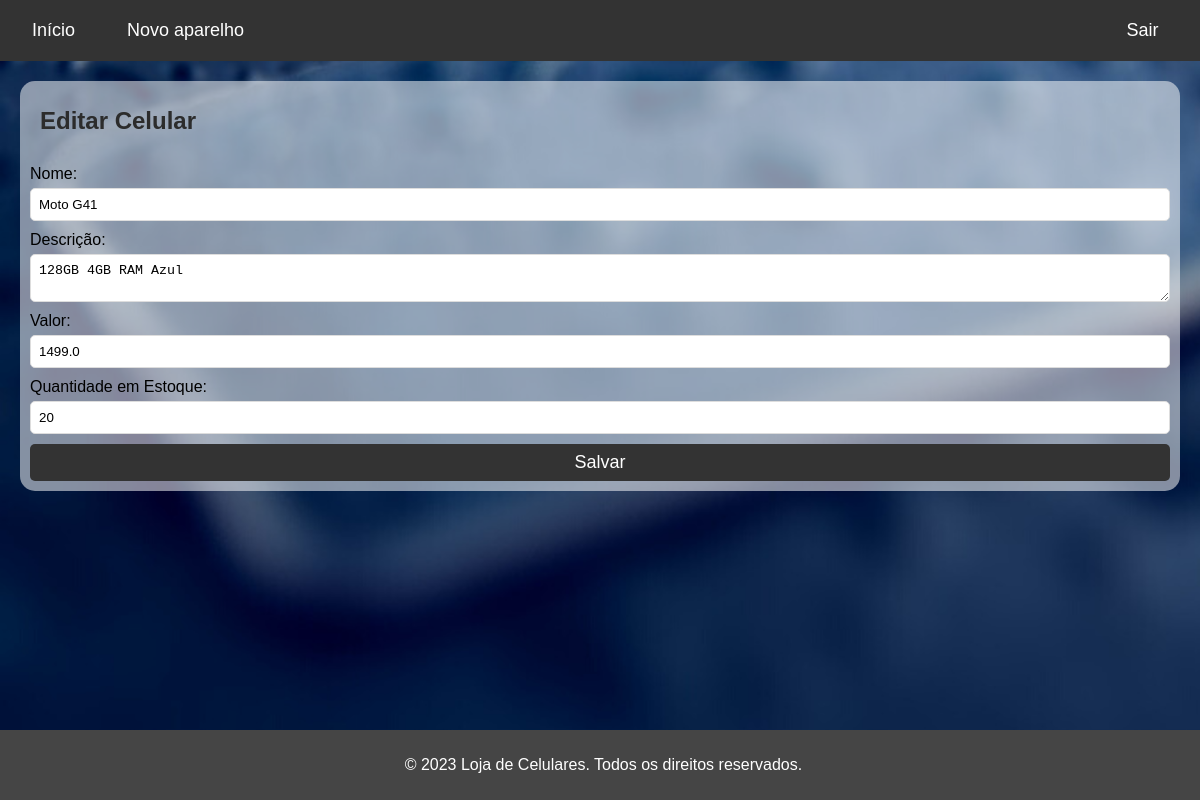
The app's page /edit?id=12 with its own data.
### tables this page shows
CREATE TABLE celulares
                             (ID INTEGER PRIMARY KEY AUTOINCREMENT,
                              NOME TEXT NOT NULL,
                              DESCRICAO TEXT NOT NULL,
                              VALOR REAL NOT NULL,
                              QUANTIDADE INTEGER NOT NULL, url_celular TEXT);

### app.py (the view)
@app.route('/edit')
def edit():
    id = request.args.get('id')
    conn = sqlite3.connect('celulares.db')
    cur = conn.cursor()
    cur.execute("SELECT * FROM celulares WHERE id=?", (id,))
    celular = cur.fetchone()
    conn.close()
    return render_template('edit.html', celular=celular)

### templates/edit.html (shortened to what this page needs)
{% extends 'base.html' %}
{% block content %}
  <h1>Editar Celular</h1>
  {% if celular and len(celular) > 0 %}
    <form action="{{ url_for('update', id=celular[0]) }}" method="post">
      <label for="nome">Nome:</label>
      <input type="text" id="nome" name="nome" value="{{ celular[1] }}" required>
      <label for="descricao">Descrição:</label>
      <textarea id="descricao" name="descricao" required>{{ celular[2] }}</textarea>
      <label for="valor">Valor:</label>
      <input type="number" id="valor" name="valor" step="0.01" min="0" value="{{ celular[3] }}" required>
      <label for="quantidade">Quantidade em Estoque:</label>
      <input type="number" id="quantidade" name="quantidade" min="0" value="{{ celular[4] }}" required>
      <button type="submit">Salvar</button>
    </form>
  {% else %}
    <p>Celular não encontrado</p>
  {% endif %}
{% endblock %}

### static/css/style.css (style rules this page uses)
body { font-family: Arial, sans-serif; margin: 0; background-image: url('../imgs/wallpaper-login.png'); background-size: cover; background-attachment: fixed; }
h1 { font-size: 24px; margin-bottom: 10px; margin-left: 10px; color: #2c2c2c; }
form { display: flex; flex-direction: column; margin-top: 20px; }
label { margin-top: 10px; }
input[type="text"], textarea, input[type="number"] { margin-top: 5px; padding: 8px; border-radius: 5px; border: 1px solid #ddd; }
button[type="submit"] { margin-top: 10px; padding: 8px; border-radius: 5px; border: none; background-color: #333; color: #fff; font-size: 18px; }

### records on screen
celulares: nome "Moto G41", descricao "128GB 4GB RAM Azul", valor "1499.0", quantidade "20"
